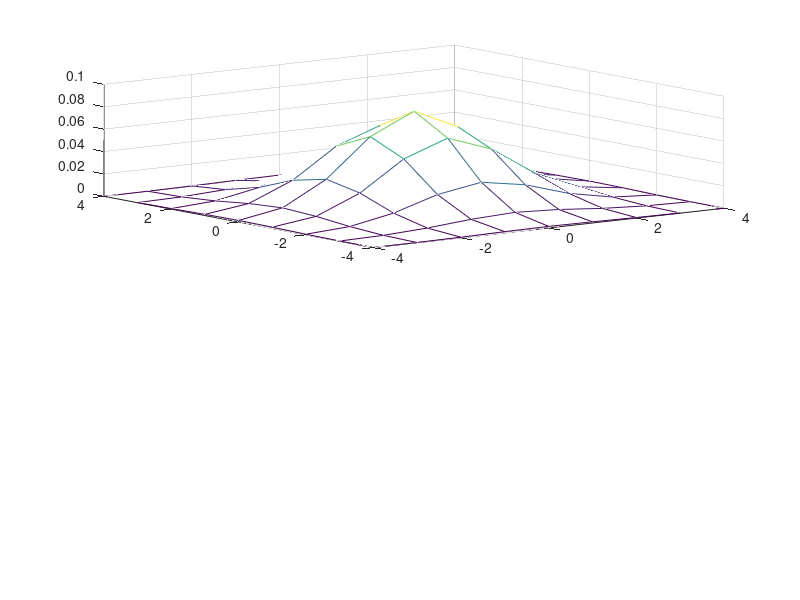

This chart was generated by the following MATLAB code:

s=1.4; %standard deviation 
%Next, we calculate coordinates of grid point by meshgrid function which needs the size of the grid,
%which in turn is determined by s. At 3*s a gaussian is 0.01, so the omitted parts of the gaussian
%are practically zero. 
[xg,yg]=meshgrid(-round(3*s):round(3*s),-round(3*s):round(3*s));
[x,y]=meshgrid(-round(3*s):round(3*s),-round(3*s):round(3*s)); 
g=exp(-(x.*x + y.*y)/(2*s*s)); %This yields a 2D smoothing filter 
g=g/sum(sum(g)); % sum of weights equals one 
figure(1); subplot(2,1,1);mesh(xg,yg,g); %show the filter 